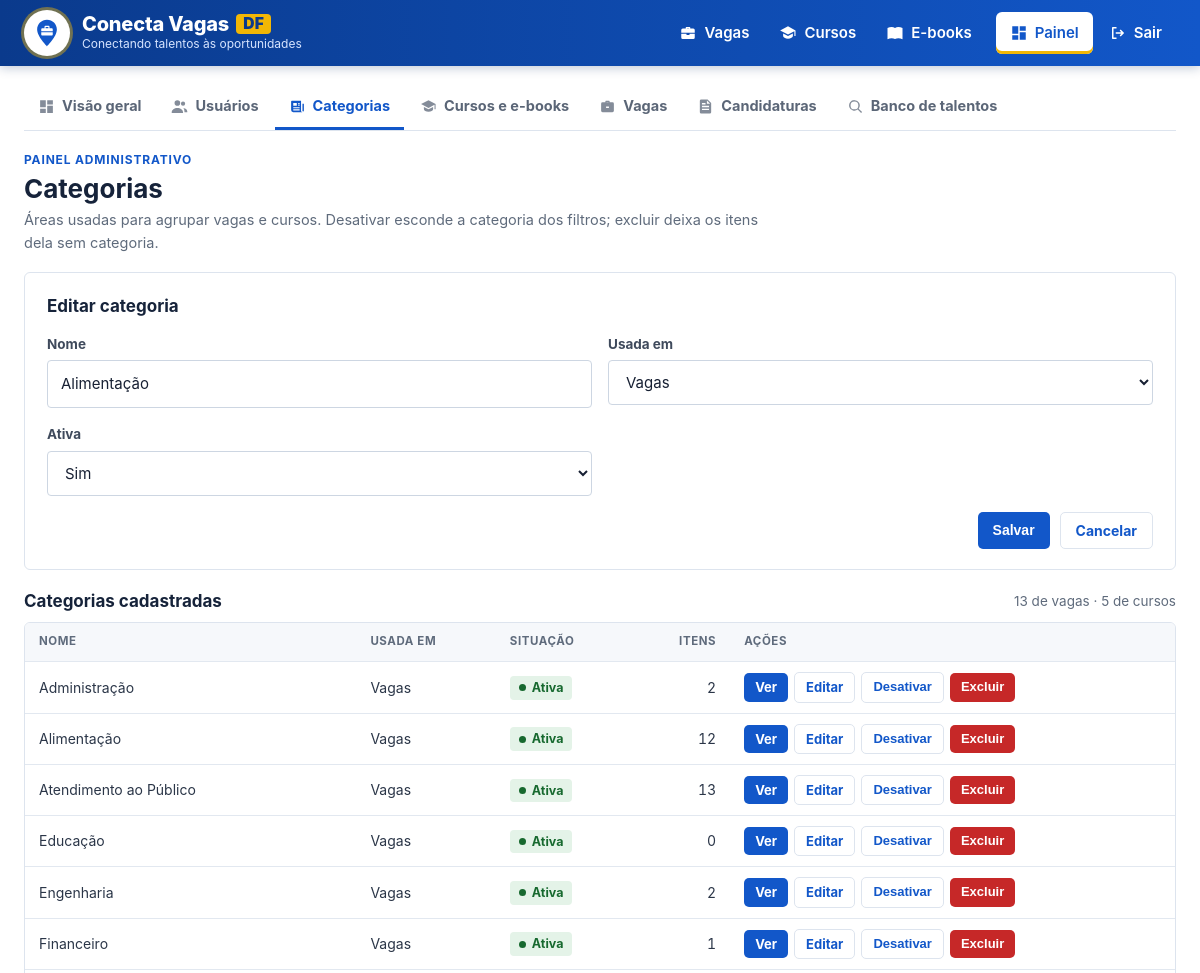
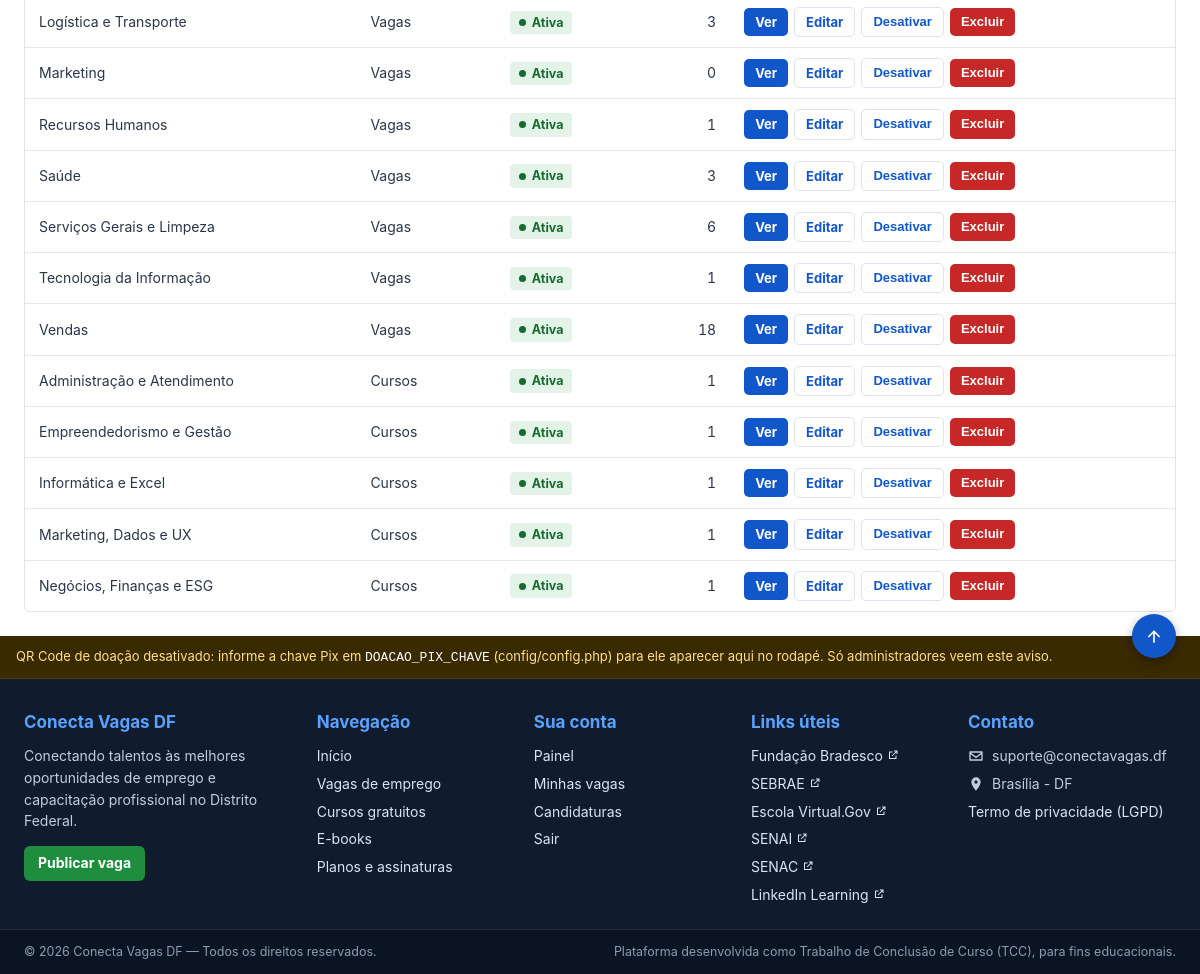
/admin/pages/categorias.php?edit=15 (signed in), run on the app's committed database (2 pictures, top to bottom).
### tables this page shows
CREATE TABLE categorias (
 id INT AUTO_INCREMENT PRIMARY KEY,
 nome VARCHAR(100) NOT NULL,
 tipo ENUM('vaga','curso') NOT NULL,
 ativo TINYINT(1) NOT NULL DEFAULT 1,
 UNIQUE KEY uq_categoria(nome,tipo),
 INDEX idx_categoria_tipo_ativo(tipo,ativo,nome)
);

### app/Core/View.php (called while the page is built, shortened)
<?php
final class View {
    public static function render(string $__tela, array $__dados = []): void {
        extract($__dados, EXTR_SKIP);
        require APP_DIR.'/Views/layouts/header.php';
        require APP_DIR.'/Views/'.$__tela.'.php';
        require APP_DIR.'/Views/layouts/footer.php';
    }
}

### app/Core/Controller.php (called while the page is built, shortened)
<?php
abstract class Controller {
    protected function view(string $tela, array $dados = []): void {
        View::render($tela, $dados);
    }
}

### app/Controllers/AdminController.php (called while the page is built, shortened)
<?php
final class AdminController extends Controller {
    public function categorias(): void {
        $dao = new CategoriaDAO();
        $edit = get_str('edit') !== '' ? $dao->buscar((int)get_str('edit')) : null;
        $cats = $dao->listar();
        $this->view('admin/categorias', get_defined_vars());
    }
}

### app/Core/Router.php (called while the page is built, shortened)
<?php
final class Router {
    private array $rotas = [];
    private array $apelidos = [];
    public function rota(string $caminho, array $acao, string ...$apelidos): void {
        $this->rotas[strtolower($caminho)] = $acao;
        foreach ($apelidos as $a) $this->apelidos[strtolower($a)] = strtolower($caminho);
    }
    public function despachar(string $caminho): void {
        $chave = strtolower($caminho);
        $chave = $this->apelidos[$chave] ?? $chave;
        [$classe, $metodo] = $this->rotas[$chave];
        (new $classe())->$metodo();
    }
}

### public/index.php (called while the page is built, shortened)
<?php
$caminho = Router::caminhoPedido();
$rotas = new Router();
$rotas->rota('index.php',       [HomeController::class, 'index'], '');
$rotas->rota('contrato.php',    [HomeController::class, 'contrato']);
$rotas->rota('vagas.php',       [VagaController::class, 'lista']);
$rotas->rota('vaga.php',        [VagaController::class, 'detalhe']);
$rotas->rota('cursos.php',      [CursoController::class, 'lista']);
$rotas->rota('curso.php',       [CursoController::class, 'detalhe']);
$rotas->rota('planos.php',      [PlanosController::class, 'index']);
$rotas->rota('login.php',               [AuthController::class, 'login']);
$rotas->rota('cadastro.php',            [AuthController::class, 'cadastro']);
$rotas->rota('view/usuario/logout.php', [AuthController::class, 'logout']);
$rotas->rota('esqueci_senha.php',       [PasswordController::class, 'esqueci']);
$rotas->rota('redefinir_senha.php',     [PasswordController::class, 'redefinir']);
$rotas->rota('view/perfil/index.php',                [PerfilController::class, 'index'], 'view/perfil');
$rotas->rota('view/perfil/salvar.php',               [PerfilController::class, 'salvar']);
$rotas->rota('view/perfil/portfolio.php',            [PerfilController::class, 'portfolio']);
$rotas->rota('view/perfil/recalcular_match.php',     [PerfilController::class, 'recalcularMatch']);
$rotas->rota('view/perfil/curriculo_upload.php',     [CurriculoController::class, 'upload']);
$rotas->rota('view/perfil/aplicar_extracao.php',     [CurriculoController::class, 'aplicarExtracao']);
$rotas->rota('view/perfil/curriculo_excluir.php',    [CurriculoController::class, 'excluir']);
$rotas->rota('candidatar.php',                       [CandidaturaController::class, 'candidatar']);
$rotas->rota('view/perfil/candidatura_cancelar.php', [CandidaturaController::class, 'cancelar']);
$rotas->rota('download.php',                         [ArquivoController::class, 'download']);
$rotas->rota('admin/index.php',               [AdminController::class, 'painel'], 'admin');
$rotas->rota('admin/pages/usuarios.php',      [AdminController::class, 'usuarios']);
$rotas->rota('admin/pages/categorias.php',    [AdminController::class, 'categorias']);
$rotas->rota('admin/pages/cursos.php',        [AdminController::class, 'cursos']);
$rotas->rota('admin/pages/vagas.php',         [EmpresaController::class, 'vagas']);
$rotas->rota('admin/pages/candidaturas.php',  [EmpresaController::class, 'candidaturas']);
$rotas->rota('admin/pages/talentos.php',      [EmpresaController::class, 'talentos']);
$rotas->rota('admin/pages/empresa_perfil.php', [EmpresaController::class, 'perfil']);
$rotas->despachar($caminho);

### app/Core/Auth.php (called while the page is built, shortened)
<?php
function isAdmin(): bool { return ($_SESSION['usuario_tipo'] ?? '') === 'admin'; }

### app/Core/helpers.php (called while the page is built, shortened)
<?php
function e(mixed $v): string { return htmlspecialchars((string)($v ?? ''), ENT_QUOTES, 'UTF-8'); }
function url(string $path=''): string { return SITE_URL . ltrim($path, '/'); }
function get_str(string $key, string $default=''): string { $v=$_GET[$key]??$default; return is_scalar($v) ? trim((string)$v) : $default; }

### app/Core/Autoloader.php (called while the page is built, shortened)
<?php
spl_autoload_register(function (string $classe): void {
    static $pastas = ['Controllers', 'Models', 'DTO', 'Services', 'Services/Extracao', 'Core'];
    foreach ($pastas as $pasta) {
        $arquivo = APP_DIR.'/'.$pasta.'/'.$classe.'.php';
        if (is_file($arquivo)) {
            return;
        }
    }
});

### app/Core/Database.php (called while the page is built, shortened)
<?php
final class Database {
    private static ?PDO $instance = null;
    public static function getConexao(): PDO {
        if (self::$instance instanceof PDO) {
            return self::$instance;
        }
        $options = [
            PDO::ATTR_ERRMODE => PDO::ERRMODE_EXCEPTION,
            PDO::ATTR_DEFAULT_FETCH_MODE => PDO::FETCH_ASSOC,
            PDO::ATTR_EMULATE_PREPARES => false,
            PDO::ATTR_STRINGIFY_FETCHES => false,
            PDO::ATTR_TIMEOUT => 5,
        ];
        $dsns = [];
        $hosts = [DB_HOST];
        if (DB_HOST === '127.0.0.1') $hosts[] = 'localhost';
        foreach (array_unique($hosts) as $host) {
            $dsns[] = 'mysql:host='.$host.';port='.DB_PORT.';dbname='.DB_NAME.';charset=utf8mb4';
        }
        $ultimo = null;
        foreach (array_unique($dsns) as $dsn) {
            try {
                $pdo = new PDO($dsn, DB_USER, DB_PASS, $options);
                return self::$instance = $pdo;
            } catch (PDOException $e) {
                $ultimo = $e;
                if (in_array((int)$e->getCode(), [1049, 1044, 1045], true)) break;
            }
        }
        throw new DatabaseException(self::mensagemAmigavel($ultimo), 0, $ultimo);
    }
}

### app/Models/CategoriaDAO.php (called while the page is built, shortened)
<?php
final class CategoriaDAO {
    public function listar(?string $tipo = null, bool $apenasAtivas = false): array {
        $sql = "SELECT c.*,
                  IF(c.tipo='vaga', (SELECT COUNT(*) FROM vagas v WHERE v.categoria_id=c.id), (SELECT COUNT(*) FROM cursos cu WHERE cu.categoria_id=c.id)) AS em_uso
                FROM categorias c WHERE 1=1";
        $p = [];
        $sql .= " ORDER BY c.tipo, c.nome";
        $s = Database::getConexao()->prepare($sql);
        $s->execute($p);
        return $s->fetchAll();
    }
    public function buscar(int $id): ?array {
        $s = Database::getConexao()->prepare("SELECT * FROM categorias WHERE id=?");
        $s->execute([$id]);
        return $s->fetch() ?: null;
    }
}

### app/Views/admin/categorias.php (the view, shortened to what this page needs)
<div class="pn">
<?php require __DIR__.'/../layouts/admin_nav.php'; ?>
<?=painel_cabecalho('Categorias', 'Áreas usadas para agrupar vagas e cursos. Desativar esconde a categoria dos filtros; excluir deixa os itens dela sem categoria.')?>
<div class="form">
    <h2 class="pn-form-titulo" id="form-categoria"><?=$edit ? 'Editar categoria' : 'Nova categoria'?></h2>
    <form method="post">
        <div class="form-grid">
            <div><label for="cat-nome">Nome</label><input id="cat-nome" name="nome" required maxlength="100" value="<?=e($edit['nome'] ?? '')?>"></div>
            <div><label for="cat-tipo">Usada em</label><select id="cat-tipo" name="tipo"><?php foreach (CategoriaDAO::TIPOS as $t): ?><option value="<?=$t?>" <?=($edit['tipo'] ?? 'vaga') === $t ? 'selected' : ''?>><?=$t === 'vaga' ? 'Vagas' : 'Cursos'?></option><?php endforeach; ?></select></div>
            <div><label for="cat-ativo">Ativa</label><select id="cat-ativo" name="ativo"><option value="1">Sim</option><option value="0" <?=$edit && !(int)$edit['ativo'] ? 'selected' : ''?>>Não (some dos filtros)</option></select></div>
        </div>
        <div class="form-actions"><button class="btn">Salvar</button><?php if ($edit): ?><a class="btn btn-outline" href="<?=url('admin/pages/categorias.php')?>">Cancelar</a><?php endif; ?></div>
    </form>
</div>
<div class="pn-contagem"><h2>Categorias cadastradas</h2><span><?=gf_num(count(array_filter($cats, fn($c) => $c['tipo'] === 'vaga')))?> de vagas · <?=gf_num(count(array_filter($cats, fn($c) => $c['tipo'] === 'curso')))?> de cursos</span></div>
<div class="table-wrap"><table class="table">
    <tr><th>Nome</th><th>Usada em</th><th>Situação</th><th class="num">Itens</th><th>Ações</th></tr>
    <?php foreach ($cats as $x): $linkPublico = $x['tipo'] === 'vaga' ? 'vagas.php?categoria_id='.(int)$x['id'] : 'cursos.php?categoria_id='.(int)$x['id']; ?>
    <tr>
        <td><?=e($x['nome'])?></td><td><?=$x['tipo'] === 'vaga' ? 'Vagas' : 'Cursos'?></td>
        <td><?=$x['ativo'] ? painel_status('ativa', 'Ativa') : painel_status('oculto', 'Inativa')?></td>
        <td class="num"><?=(int)$x['em_uso']?></td>
        <td><div class="actions">
            <a class="btn btn-sm" href="<?=url($linkPublico)?>" target="_blank" rel="noopener">Ver<span class="sr-only"> <?=$x['tipo'] === 'vaga' ? 'vagas' : 'cursos'?> de <?=e($x['nome'])?> (abre em nova aba)</span></a>
            <a class="btn btn-sm btn-outline" href="?edit=<?=(int)$x['id']?>#form-categoria">Editar</a>
            <?=$x['ativo'] ? painel_acao('desativar', (int)$x['id'], 'Desativar') : painel_acao('ativar', (int)$x['id'], 'Ativar')?>
            <?=painel_acao('excluir', (int)$x['id'], 'Excluir', 'btn-danger', (int)$x['em_uso'] ? 'Esta categoria é usada por '.(int)$x['em_uso'].' item(ns), que ficarão sem categoria. Excluir?' : 'Excluir categoria?')?>
        </div></td>
    </tr>
    <?php endforeach; ?>
</table></div>
</div>

### app/Views/partials/graficos.php (shortened to what this page needs)
<?php
function gf_num(int|float|null $n, int $casas = 0): string {
    return number_format((float)$n, $casas, ',', '.');
}
function painel_status(string $status, string $texto = ''): string {
    return '<span class="pn-st pn-st-'.e($status).'">'.e($texto !== '' ? $texto : rotulo($status)).'</span>';
}
function painel_acao(string $acao, int $id, string $texto, string $classe = 'btn-outline', string $confirmar = '', array $filtros = [], array $extras = []): string {
    $h = '<form method="post"><input type="hidden" name="csrf" value="'.e(csrf_token()).'">'
       .'<input type="hidden" name="acao" value="'.e($acao).'"><input type="hidden" name="id" value="'.$id.'">';
    return $h.'<button class="btn btn-sm '.e($classe).'"'.($confirmar !== '' ? ' data-confirm="'.e($confirmar).'"' : '').'>'.e($texto).'</button></form>';
}
function painel_cabecalho(string $titulo, string $descricao = '', string $acoes = ''): string {
    return '<header class="pn-cab"><div class="pn-cab-txt"><p class="pn-area">'.(isAdmin() ? 'Painel administrativo' : 'Painel da empresa').'</p>'
         .'<h1>'.e($titulo).'</h1>'.($descricao !== '' ? '<p class="pn-desc">'.e($descricao).'</p>' : '').'</div>'
         .($acoes !== '' ? '<div class="pn-cab-acoes">'.$acoes.'</div>' : '').'</header>';
}

### public/assets/css/app.css (style rules this page uses)
:root { --navy:#0f172a;--navy2:#172554;--gold:#facc15;--blue:#2563eb;--green:#16a34a;--red:#dc2626;--bg:#f6f8fc;--text:#172033;--muted:#64748b;--line:#e2e8f0;--white:#fff }
* { box-sizing:border-box }
body { margin:0;background:var(--bg);color:var(--text);font:15px/1.55 Inter,system-ui,-apple-system,Segoe UI,Arial,sans-serif }
a { color:inherit }
.btn { display:inline-flex;align-items:center;justify-content:center;gap:8px;border:0;background:var(--blue);color:#fff!important;padding:11px 17px;border-radius:12px;text-decoration:none;font-weight:750;cursor:pointer }
.btn-danger { background:var(--red) }
.btn-outline { background:#fff;color:var(--navy)!important;border:1px solid var(--line) }
.btn-sm { padding:8px 12px }
input,select,textarea { width:100%;border:1px solid #cbd5e1;border-radius:12px;padding:11px 13px;background:#fff;color:var(--text);font:inherit }
label { display:block;font-weight:700;margin:0 0 6px }
.form { max-width:760px;margin:30px auto;background:#fff;border:1px solid var(--line);border-radius:24px;padding:28px;box-shadow:0 15px 40px #0f172a0a }
.form-grid { display:grid;grid-template-columns:1fr 1fr;gap:16px }
.form-actions { display:flex;gap:10px;justify-content:flex-end;margin-top:20px }
.table-wrap { background:#fff;border:1px solid var(--line);border-radius:18px;overflow:auto }
.table { width:100%;border-collapse:collapse }
.table th,.table td { padding:12px 14px;border-bottom:1px solid var(--line);text-align:left;white-space:nowrap }
.table th { background:#f8fafc }
.actions { display:flex;gap:6px;flex-wrap:wrap }

### public/assets/css/site.css (style rules this page uses)
:root { --cv-azul-esc:#0a3a8c; --cv-azul:#1257c9; --cv-azul-hover:#0d47a8; --cv-azul-claro:#e7effc; --cv-verde:#1e8e3e; --cv-verde-hover:#177a34; --cv-dourado:#f2b705; --cv-tinta:#16233a; --cv-texto:#2b3648; --cv-cinza:#5b6677; --cv-linha:#dde4ee; --cv-fundo:#eef3f9; --cv-raio:6px; }
body.cv { background:#fff;color:var(--cv-texto) }
body.cv :is(.panel,.form,.card,.stat,.table-wrap,.notice,.empty,.alert,.pricing-card,.cv-machine,.match-box,.extrator,.profile-head,.hero) { border-radius:var(--cv-raio) }
body.cv :is(input,select,textarea) { border-radius:4px }
body.cv :is(.btn,.admin-tabs a,.score-badge) { border-radius:5px }
body.cv h1 { color:var(--cv-tinta) }
body.cv :is(a,button,summary,[tabindex]):focus-visible { outline:3px solid #0a3a8c;outline-offset:2px;box-shadow:0 0 0 5px #ffbf47 }

### public/assets/css/anuncios.css (style rules this page uses)
:root { --an-verde-txt:#166534;--an-verde-fundo:#effaf2;--an-icone:#8190a5;--an-sombra:0 1px 3px #0f23420d }

### data on the page
categorias: nome "Alimentação", tipo "Vagas", em_uso "12", texto "Desativar Excluir"
categorias: nome "Administração", tipo "Vagas", em_uso "2", texto "Desativar Excluir"
categorias: nome "Atendimento ao Público", tipo "Vagas", em_uso "13", texto "Desativar Excluir"
categorias: nome "Educação", tipo "Vagas", em_uso "0", texto "Desativar Excluir"
categorias: nome "Engenharia", tipo "Vagas", em_uso "2", texto "Desativar Excluir"
categorias: nome "Financeiro", tipo "Vagas", em_uso "1", texto "Desativar Excluir"
categorias: nome "Logística e Transporte", tipo "Vagas", em_uso "3", texto "Desativar Excluir"
categorias: nome "Marketing", tipo "Vagas", em_uso "0", texto "Desativar Excluir"
categorias: nome "Recursos Humanos", tipo "Vagas", em_uso "1", texto "Desativar Excluir"
categorias: nome "Saúde", tipo "Vagas", em_uso "3", texto "Desativar Excluir"
categorias: nome "Serviços Gerais e Limpeza", tipo "Vagas", em_uso "6", texto "Desativar Excluir"
categorias: nome "Tecnologia da Informação", tipo "Vagas", em_uso "1", texto "Desativar Excluir"
categorias: nome "Vendas", tipo "Vagas", em_uso "18", texto "Desativar Excluir"
categorias: nome "Administração e Atendimento", tipo "Cursos", em_uso "1", texto "Desativar Excluir"
categorias: nome "Empreendedorismo e Gestão", tipo "Cursos", em_uso "1", texto "Desativar Excluir"
categorias: nome "Informática e Excel", tipo "Cursos", em_uso "1", texto "Desativar Excluir"
categorias: nome "Marketing, Dados e UX", tipo "Cursos", em_uso "1", texto "Desativar Excluir"
categorias: nome "Negócios, Finanças e ESG", tipo "Cursos", em_uso "1", texto "Desativar Excluir"

### other printed values
$rotulo "Visão geral"
$rotulo "Usuários"
$rotulo "Categorias"
$rotulo "Cursos e e-books"
$rotulo "Vagas"
$rotulo "Candidaturas"
$rotulo "Banco de talentos"
$titulo "Categorias"
$descricao "Áreas usadas para agrupar vagas e cursos. Desativar esconde a categoria dos filtros; excluir deixa os itens dela sem categoria."
gf_num(count(array_filter($cats, fn($c) => $c['tipo'] === 'vaga'))) "13"
gf_num(count(array_filter($cats, fn($c) => $c['tipo'] === 'curso'))) "5"
$nomeLink "Fundação Bradesco"
$nomeLink "SEBRAE"
$nomeLink "Escola Virtual.Gov"
$nomeLink "SENAI"
